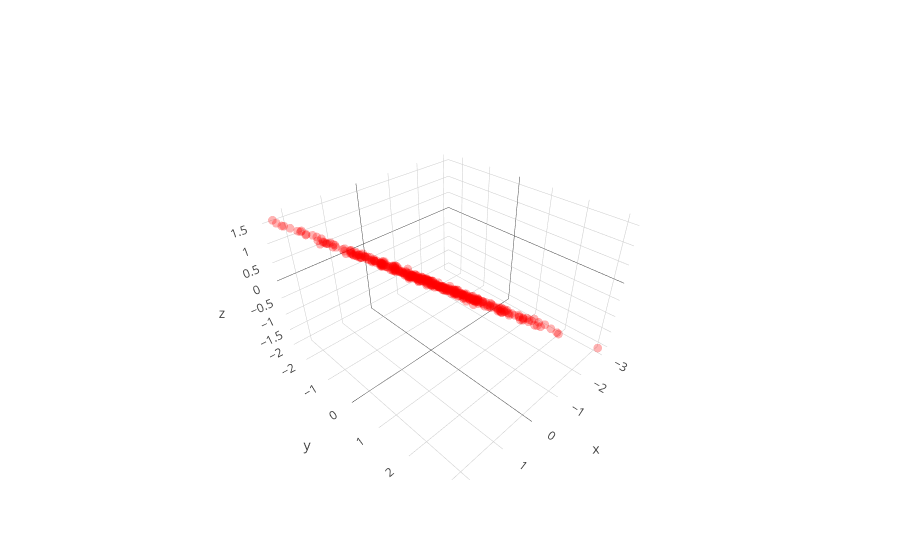

Here is the notebook cell this chart was saved with:
### Code cell
# view 3D
trace1 = go.Scatter3d(
    x=projected_mine[:,0],
    y=projected_mine[:,1],
    z=projected_mine[:,2],
    mode='markers',
    line=dict(color='red',width=0.5),
    marker=dict(size=3,opacity=0.3)
)
data = [trace1]
fig  = go.Figure(data=data)
iplot(fig)

### Figure 1 — Plotly figure (JSON) as saved in the notebook; plotly's stock layout.template omitted (floating-point values rounded to 4 significant figures; data arrays with more than 128 entries replaced by an {"elided": "..."} marker saying what was removed)
{"data": [{"line": {"color": "red", "width": 0.5}, "marker": {"opacity": 0.3, "size": 3}, "mode": "markers", "type": "scatter3d", "uid": "d205ab43-f1e0-4ca0-ab18-d96cd71908cb", "x": {"elided": "400 float values"}, "y": {"elided": "400 float values"}, "z": {"elided": "400 float values"}}], "layout": {}}
